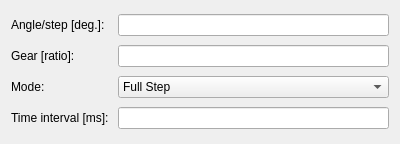
<?xml version="1.0" encoding="UTF-8"?>
<ui version="4.0">
 <class>StepperSettingsWidget</class>
 <widget class="QWidget" name="StepperSettingsWidget">
  <property name="geometry">
   <rect>
    <x>0</x>
    <y>0</y>
    <width>400</width>
    <height>144</height>
   </rect>
  </property>
  <property name="windowTitle">
   <string>Form</string>
  </property>
  <layout class="QGridLayout" name="gridLayout">
   <item row="0" column="0">
    <widget class="QLabel" name="label">
     <property name="text">
      <string>Angle/step [deg.]:</string>
     </property>
    </widget>
   </item>
   <item row="0" column="1">
    <widget class="QLineEdit" name="lineEditAngleToStepDeg"/>
   </item>
   <item row="1" column="0">
    <widget class="QLabel" name="label_2">
     <property name="text">
      <string>Gear [ratio]: </string>
     </property>
    </widget>
   </item>
   <item row="1" column="1">
    <widget class="QLineEdit" name="lineEditGearRatio"/>
   </item>
   <item row="2" column="0">
    <widget class="QLabel" name="label_3">
     <property name="text">
      <string>Mode: </string>
     </property>
    </widget>
   </item>
   <item row="2" column="1">
    <widget class="QComboBox" name="comboBoxModeSelect">
     <item>
      <property name="text">
       <string>Full Step</string>
      </property>
     </item>
     <item>
      <property name="text">
       <string>Half Step</string>
      </property>
     </item>
    </widget>
   </item>
   <item row="3" column="0">
    <widget class="QLabel" name="label_4">
     <property name="text">
      <string>Time interval [ms]: </string>
     </property>
    </widget>
   </item>
   <item row="3" column="1">
    <widget class="QLineEdit" name="lineEditTimeIntervalMs"/>
   </item>
  </layout>
 </widget>
 <resources/>
 <connections/>
</ui>
